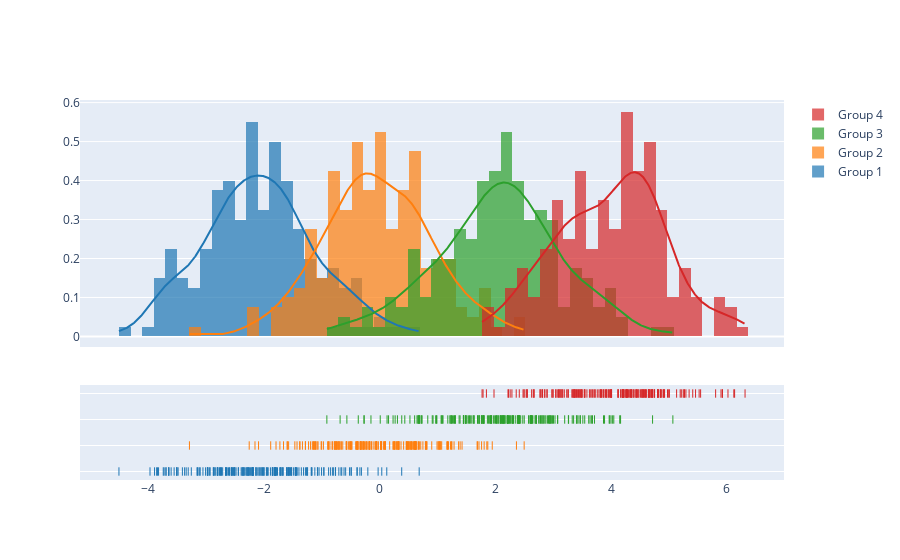

Notebook cell for this chart:
### Code cell
import plotly.figure_factory as ff

# Add histogram data
x1 = np.random.randn(200) - 2
x2 = np.random.randn(200)
x3 = np.random.randn(200) + 2
x4 = np.random.randn(200) + 4

# Group data together
hist_data = [x1, x2, x3, x4]

group_labels = ['Group 1', 'Group 2', 'Group 3', 'Group 4']

# Create distplot with custom bin_size
fig = ff.create_distplot(hist_data, group_labels, bin_size=.2)
fig.show()

### Figure 1 — Plotly figure (JSON) as saved in the notebook; plotly's stock layout.template omitted (floating-point values rounded to 4 significant figures; data arrays with more than 128 entries replaced by an {"elided": "..."} marker saying what was removed)
{"data": [{"autobinx": false, "histnorm": "probability density", "legendgroup": "Group 1", "marker": {"color": "rgb(31, 119, 180)"}, "name": "Group 1", "opacity": 0.7, "type": "histogram", "x": {"elided": "200 float values"}, "xaxis": "x", "xbins": {"end": 0.6846, "size": 0.2, "start": -4.501}, "yaxis": "y"}, {"autobinx": false, "histnorm": "probability density", "legendgroup": "Group 2", "marker": {"color": "rgb(255, 127, 14)"}, "name": "Group 2", "opacity": 0.7, "type": "histogram", "x": {"elided": "200 float values"}, "xaxis": "x", "xbins": {"end": 2.498, "size": 0.2, "start": -3.283}, "yaxis": "y"}, {"autobinx": false, "histnorm": "probability density", "legendgroup": "Group 3", "marker": {"color": "rgb(44, 160, 44)"}, "name": "Group 3", "opacity": 0.7, "type": "histogram", "x": {"elided": "200 float values"}, "xaxis": "x", "xbins": {"end": 5.066, "size": 0.2, "start": -0.91}, "yaxis": "y"}, {"autobinx": false, "histnorm": "probability density", "legendgroup": "Group 4", "marker": {"color": "rgb(214, 39, 40)"}, "name": "Group 4", "opacity": 0.7, "type": "histogram", "x": {"elided": "200 float values"}, "xaxis": "x", "xbins": {"end": 6.313, "size": 0.2, "start": 1.771}, "yaxis": "y"}, {"legendgroup": "Group 1", "marker": {"color": "rgb(31, 119, 180)"}, "mode": "lines", "name": "Group 1", "showlegend": false, "type": "scatter", "x": {"elided": "500 float values"}, "xaxis": "x", "y": {"elided": "500 float values"}, "yaxis": "y"}, {"legendgroup": "Group 2", "marker": {"color": "rgb(255, 127, 14)"}, "mode": "lines", "name": "Group 2", "showlegend": false, "type": "scatter", "x": {"elided": "500 float values"}, "xaxis": "x", "y": {"elided": "500 float values"}, "yaxis": "y"}, {"legendgroup": "Group 3", "marker": {"color": "rgb(44, 160, 44)"}, "mode": "lines", "name": "Group 3", "showlegend": false, "type": "scatter", "x": {"elided": "500 float values"}, "xaxis": "x", "y": {"elided": "500 float values"}, "yaxis": "y"}, {"legendgroup": "Group 4", "marker": {"color": "rgb(214, 39, 40)"}, "mode": "lines", "name": "Group 4", "showlegend": false, "type": "scatter", "x": {"elided": "500 float values"}, "xaxis": "x", "y": {"elided": "500 float values"}, "yaxis": "y"}, {"legendgroup": "Group 1", "marker": {"color": "rgb(31, 119, 180)", "symbol": "line-ns-open"}, "mode": "markers", "name": "Group 1", "showlegend": false, "type": "scatter", "x": {"elided": "200 float values"}, "xaxis": "x", "y": {"elided": "200 str values"}, "yaxis": "y2"}, {"legendgroup": "Group 2", "marker": {"color": "rgb(255, 127, 14)", "symbol": "line-ns-open"}, "mode": "markers", "name": "Group 2", "showlegend": false, "type": "scatter", "x": {"elided": "200 float values"}, "xaxis": "x", "y": {"elided": "200 str values"}, "yaxis": "y2"}, {"legendgroup": "Group 3", "marker": {"color": "rgb(44, 160, 44)", "symbol": "line-ns-open"}, "mode": "markers", "name": "Group 3", "showlegend": false, "type": "scatter", "x": {"elided": "200 float values"}, "xaxis": "x", "y": {"elided": "200 str values"}, "yaxis": "y2"}, {"legendgroup": "Group 4", "marker": {"color": "rgb(214, 39, 40)", "symbol": "line-ns-open"}, "mode": "markers", "name": "Group 4", "showlegend": false, "type": "scatter", "x": {"elided": "200 float values"}, "xaxis": "x", "y": {"elided": "200 str values"}, "yaxis": "y2"}], "layout": {"barmode": "overlay", "hovermode": "closest", "legend": {"traceorder": "reversed"}, "xaxis": {"anchor": "y2", "domain": [0.0, 1.0], "zeroline": false}, "yaxis": {"anchor": "free", "domain": [0.35, 1], "position": 0.0}, "yaxis2": {"anchor": "x", "domain": [0, 0.25], "dtick": 1, "showticklabels": false}}}
